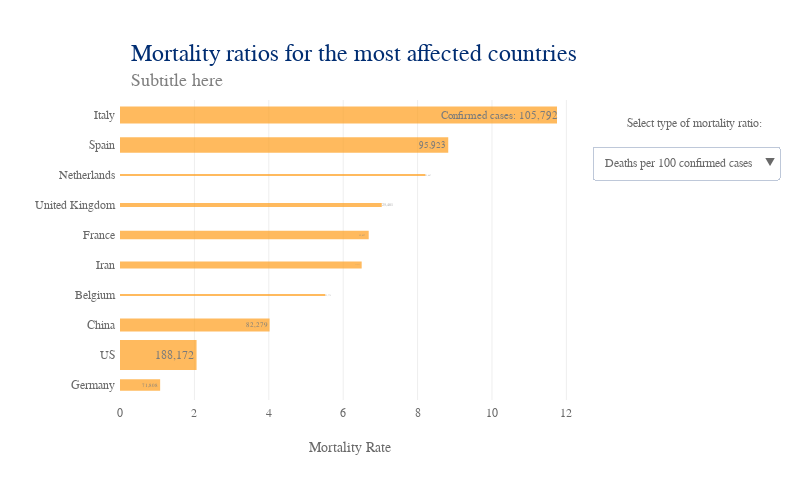

Here is the notebook cell this chart was saved with:
### Markdown cell above
## <span style="color:orange">Mortality rates</span>
<hr style="border: 1px solid #D3D3D3" >

### Code cell
# Plot mortality rates

# Assign color to top10
top10['color'] = top10_col

# Plot
text_a = ['{:,}'.format(x) for x in top10.sort_values(by = 'MortalityRate')['confirmed']]
text_b = ['{:,}'.format(x) for x in top10.sort_values(by = 'deaths_by100000pop')['confirmed']]
text_a[-1] = 'Confirmed cases: '+ text_a[-1]
text_b[-1] = 'Confirmed cases: '+ text_b[-1]

data = [go.Bar(x = top10.sort_values(by = 'MortalityRate')['MortalityRate']*100,
               y = top10.sort_values(by = 'MortalityRate')['Country/Region'],
               orientation = 'h',
               name = 'mort_conf',
               marker = dict(color = '#FF9E1B'),
               opacity = 0.7,
               #marker = dict(color = top10.sort_values(by = 'MortalityRate')['color']),
               hoverinfo = 'skip',
               hovertext = ['Confirmed:<br>'+'{:,}'.format(x) for x in top10.sort_values(by = 'MortalityRate')['confirmed']],
               hoverlabel = dict(bordercolor = top10.sort_values(by = 'MortalityRate')['color'], 
                                 bgcolor = 'white', 
                                 font = dict(color = top10.sort_values(by = 'MortalityRate')['color'])),
               text = text_a,
               textposition = 'auto',
               width = [x/top10.sort_values(by = 'MortalityRate')['confirmed'].max() for x in top10.sort_values(by = 'MortalityRate')['confirmed']],
              ),
        go.Bar(x = top10.sort_values(by = 'deaths_by100000pop')['deaths_by100000pop'],
               y = top10.sort_values(by = 'deaths_by100000pop')['Country/Region'],
               orientation = 'h',
               name = 'mort_pop',
               marker = dict(color = '#FF9E1B'),
               opacity = 0.7,
               #marker = dict(color = top10.sort_values(by = 'deaths_by100000pop')['color']),
               hoverinfo = 'skip',
               hovertext = ['Confirmed:<br>'+'{:,}'.format(x) for x in top10.sort_values(by = 'deaths_by100000pop')['confirmed']],
               hoverlabel = dict(bordercolor = top10.sort_values(by = 'deaths_by100000pop')['color'], 
                                 bgcolor = 'white', 
                                 font = dict(color = top10.sort_values(by = 'deaths_by100000pop')['color'])),
               text = text_b,
               textposition = 'auto',
               width = [x/top10.sort_values(by = 'deaths_by100000pop')['confirmed'].max() for x in top10.sort_values(by = 'MortalityRate')['confirmed']],
               visible = False,
              )
       ]

lay = go.Layout(width = 800, 
                height = 500,
                margin=dict(l=120, r=50, b=100, t=100, pad=4),
                #bargap = 0.2,
                xaxis = dict(title='Mortality Rate',
                             nticks = 10,
                             rangemode = 'nonnegative',
                             zeroline = False,
                             showgrid = True,
                            ),
                yaxis = dict(title='',
                            ),
                hovermode = 'closest',
                font = dict(size = label_size,
                            family = label_font,
                            color = label_col,
                           ),
                legend = dict(x = 1.03, 
                              y = 0.7),
                annotations=[dict(x = 0.02,
                                  y = 1.2,
                                  showarrow = False,
                                  text = 'Mortality ratios for the most affected countries',
                                  xref = 'paper',
                                  yref = 'paper',
                                  font=dict(
                                      family = title_font,
                                      size = title_size,
                                      color = title_col,),
                                 ),
                             dict(x = 0.02,
                                  y = 1.1,
                                  showarrow = False,
                                  text = 'Subtitle here',
                                  xref = 'paper',
                                  yref = 'paper',
                                  font=dict(
                                      family = subtitle_font,
                                      size = subtitle_size,
                                      color = subtitle_col,),
                                 ),
                             dict(x = 1.40,
                                  y = 0.95,
                                  showarrow = False,
                                  text = 'Select type of mortality ratio:',
                                  xref = 'paper',
                                  yref = 'paper',
                                  font=dict(
                                      family = label_font,
                                      size = label_size,
                                      color = label_col,),
                             
                             )
                            ],
                updatemenus=[dict(buttons=list([dict(args = ['visible', [True, False]],
                                                     label = 'Deaths per 100 confirmed cases',
                                                     method = 'restyle'
                                                    ),
                                                dict(args = ['visible', [False, True]],
                                                     label = 'Deaths per 100,000 population',
                                                     method = 'restyle'
                                                    ),
                                               ]),
                                  direction = "down",
                                  pad = {"r": 10, "t": 10},
                                  showactive = True,
                                  x = 1.025,
                                  xanchor = 'left',
                                  y = 0.88,
                                  yanchor = 'top'
                                 ),
                            ]
               )


fig = dict(data=data, layout=lay)
plotly.offline.iplot(fig)

# Save JS
plot = plotly.offline.plot({'data':data,
                            'layout':lay},
                           include_plotlyjs = False,
                           output_type = 'div',
                           config = dict(showLink = False,
                                         modeBarButtonsToRemove = ['sendDataToCloud'],
                                         displaylogo = False,
                                         responsive = True)
                          )
    
path = '../visuals/mortality/'
out_file = open(path+'mortality_top10.html', 'w')
out_file.write('<!DOCTYPE html><html><head><script src="https://cdn.plot.ly/plotly-latest.min.js"></script></head><body>')
out_file.write(plot)
out_file.write('</body><html>')
out_file.close()

### Figure 1 — Plotly figure (JSON) as saved in the notebook; plotly's stock layout.template omitted (floating-point values rounded to 4 significant figures)
{"data": [{"hoverinfo": "skip", "hoverlabel": {"bgcolor": "white", "bordercolor": ["#286140", "#E8927C", "#51284F", "#F1C400", "#A192B2", "#A6192E", "#418FDE", "#86C8BC", "#FF6900", "#719949"], "font": {"color": ["#286140", "#E8927C", "#51284F", "#F1C400", "#A192B2", "#A6192E", "#418FDE", "#86C8BC", "#FF6900", "#719949"]}}, "hovertext": ["Confirmed:<br>71,808", "Confirmed:<br>188,172", "Confirmed:<br>82,279", "Confirmed:<br>12,775", "Confirmed:<br>44,605", "Confirmed:<br>52,827", "Confirmed:<br>25,481", "Confirmed:<br>12,667", "Confirmed:<br>95,923", "Confirmed:<br>105,792"], "marker": {"color": "#FF9E1B"}, "name": "mort_conf", "opacity": 0.7, "orientation": "h", "text": ["71,808", "188,172", "82,279", "12,775", "44,605", "52,827", "25,481", "12,667", "95,923", "Confirmed cases: 105,792"], "textposition": "auto", "type": "bar", "uid": "d6615224-7496-11ea-9925-8c8590b56c5d", "width": [0.3816, 1, 0.4373, 0.06789, 0.237, 0.2807, 0.1354, 0.06732, 0.5098, 0.5622], "x": [1.079, 2.058, 4.022, 5.519, 6.497, 6.686, 7.037, 8.21, 8.824, 11.75], "y": ["Germany", "US", "China", "Belgium", "Iran", "France", "United Kingdom", "Netherlands", "Spain", "Italy"]}, {"hoverinfo": "skip", "hoverlabel": {"bgcolor": "white", "bordercolor": ["#51284F", "#286140", "#E8927C", "#418FDE", "#A192B2", "#A6192E", "#86C8BC", "#F1C400", "#FF6900", "#719949"], "font": {"color": ["#51284F", "#286140", "#E8927C", "#418FDE", "#A192B2", "#A6192E", "#86C8BC", "#F1C400", "#FF6900", "#719949"]}}, "hovertext": ["Confirmed:<br>82,279", "Confirmed:<br>71,808", "Confirmed:<br>188,172", "Confirmed:<br>25,481", "Confirmed:<br>44,605", "Confirmed:<br>52,827", "Confirmed:<br>12,667", "Confirmed:<br>12,775", "Confirmed:<br>95,923", "Confirmed:<br>105,792"], "marker": {"color": "#FF9E1B"}, "name": "mort_pop", "opacity": 0.7, "orientation": "h", "text": ["82,279", "71,808", "188,172", "25,481", "44,605", "52,827", "12,667", "12,775", "95,923", "Confirmed cases: 105,792"], "textposition": "auto", "type": "bar", "uid": "d661540c-7496-11ea-8890-8c8590b56c5d", "visible": false, "width": [0.3816, 1, 0.4373, 0.06789, 0.237, 0.2807, 0.1354, 0.06732, 0.5098, 0.5622], "x": [0.2376, 0.9345, 1.184, 2.697, 3.543, 5.273, 6.036, 6.172, 18.11, 20.57], "y": ["China", "Germany", "US", "United Kingdom", "Iran", "France", "Netherlands", "Belgium", "Spain", "Italy"]}], "layout": {"annotations": [{"font": {"color": "#002D72", "family": "Gentona, Tahoma, sans-serif", "size": 24}, "showarrow": false, "text": "Mortality ratios for the most affected countries", "x": 0.02, "xref": "paper", "y": 1.2, "yref": "paper"}, {"font": {"color": "grey", "family": "Gentona, Tahoma, sans-serif", "size": 18}, "showarrow": false, "text": "Subtitle here", "x": 0.02, "xref": "paper", "y": 1.1, "yref": "paper"}, {"font": {"color": "dimgray", "family": "Gentona, Tahoma, sans-serif", "size": 12}, "showarrow": false, "text": "Select type of mortality ratio:", "x": 1.4, "xref": "paper", "y": 0.95, "yref": "paper"}], "font": {"color": "dimgray", "family": "Gentona, Tahoma, sans-serif", "size": 12}, "height": 500, "hovermode": "closest", "legend": {"x": 1.03, "y": 0.7}, "margin": {"b": 100, "l": 120, "pad": 4, "r": 50, "t": 100}, "updatemenus": [{"buttons": [{"args": ["visible", [true, false]], "label": "Deaths per 100 confirmed cases", "method": "restyle"}, {"args": ["visible", [false, true]], "label": "Deaths per 100,000 population", "method": "restyle"}], "direction": "down", "pad": {"r": 10, "t": 10}, "showactive": true, "x": 1.025, "xanchor": "left", "y": 0.88, "yanchor": "top"}], "width": 800, "xaxis": {"nticks": 10, "rangemode": "nonnegative", "showgrid": true, "title": "Mortality Rate", "zeroline": false}, "yaxis": {"title": ""}}}
